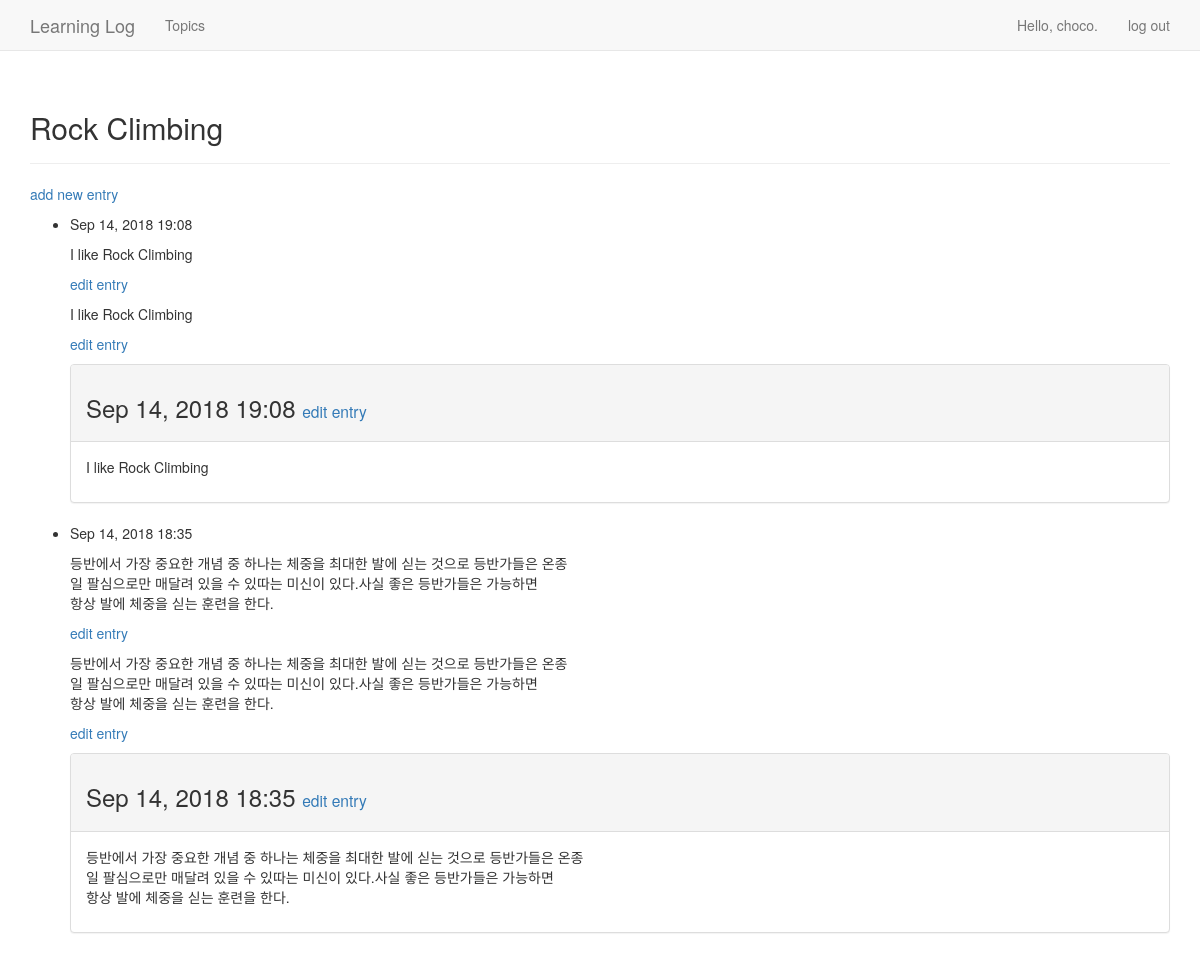
The page /topics/2/ (signed in) on the database its author committed.
### learning_logs/models.py (models this page shows, shortened)
class Topic(models.Model):
    text = models.CharField(max_length=200)
    date_added = models.DateTimeField(auto_now_add=True)
    owner = models.ForeignKey(User, on_delete = models.CASCADE)
    def __str__(self):
        return self.text

class Entry(models.Model):
    topic = models.ForeignKey(Topic, on_delete = models.CASCADE)
    text = models.TextField()
    date_added = models.DateTimeField(auto_now_add=True)
    class Meta:
        verbose_name_plural = 'entries'

### learning_logs/views.py (the view)
# urls.py: re_path(r'^topics/(?P<topic_id>\d+)/$', views.topic, name='topic'),
@login_required
def topic(request, topic_id):
    topic = Topic.objects.get(id=topic_id)
    check_user = check_topic_owner(request, topic)
    entries = topic.entry_set.order_by('-date_added')
    context = {'topic': topic, 'entries': entries}
    return render(request, 'learning_logs/topic.html', context)

### learning_logs/views.py (called while the page is built)
def check_topic_owner(request, topic):
    if topic.owner != request.user:
        raise Http404

### learning_logs/templates/learning_logs/topic.html (shortened to what this page needs)
{% extends 'learning_logs/base.html' %}
{% load bootstrap3 #}
{% block header %}
  <h2>{{ topic }}</h2>
{% block content %}
    <p>
      <a href="{% url 'learning_logs:new_entry' topic.id %}">add new entry</a>
    </p>
  <ul>
    {% for entry in entries %}
    <li>
      <p>{{ entry.date_added|date:'M d, Y H:i' }}</p>
      <p>{{ entry.text|linebreaks }}</p>
      <p>
        <a href="{% url 'learning_logs:edit_entry' entry.id %}">edit entry</a>
      </p>
      <p>{{ entry.text|linebreaks }}</p>
      <p>
        <a href="{% url 'learning_logs:edit_entry' entry.id %}">edit entry</a>
      </p>
    </li>
    <div class="panel panel-default">
      <div class="panel-heading">
        <h3>
          {{ entry.date_added|date:'M d, Y H:i' }}
          <small>
            <a href="{% url 'learning_logs:edit_entry' entry.id %}">
              edit entry</a>
          </small>
        </h3>
      </div>
      <div class="panel-body">
        {{ entry.text|linebreaks }}
      </div>
    </div>
    {% empty %}
      <li>
        There are no entries for this topic yet.
      </li>
    {% endfor %}
  </ul>
{% endblock %}

### learning_logs/templates/learning_logs/base.html (shortened to what this page needs)
{% load bootstrap3 %}
<!DOCTYPE html>
<html lang="en">
  <head>
    {% bootstrap_css %}
  </head>
  <body>
    <nav class="navbar navbar-default navbar-static-top">
      <div class="container">
        <div class="navbar-header">
          <a class="navbar-brand" href="{% url 'learning_logs:index' %}">
              Learning Log</a>
        </div>
        <div id="navbar" class="navbar-collapse collapse">
          <ul class="nav navbar-nav">
            <li><a href="{% url 'learning_logs:topics' %}">Topics</a></li>
          </ul>
          <ul class="nav navbar-nav navbar-right">
            {% if user.is_authenticated %}
              <li><a>Hello, {{ user.username }}.</a></li>
              <li><a href="{% url 'users:logout' %}">log out</a></li>
            {% else %}
              <li><a href="{% url 'users:register' %}">register</a></li>
              <li><a href="{% url 'users:login' %}">log in</a></li>
            {% endif %}
          </ul>
        </div>
      </div>
    </nav>
    <div class="container">
      <div class="page-header">
        {% block header %}{% endblock %}
      </div>
      <div>
        {% block content %}{% endblock %}
      </div>
    </div>
  </body>
</html>

### rows shown on the page
Topic: text "Rock Climbing"
Entry: date_added "Sep 14, 2018 19:08", text "I like Rock Climbing"
Entry: date_added "Sep 14, 2018 18:35", text "등반에서 가장 중요한 개념 중 하나는 체중을 최대한 발에 싣는 것으로 등반가들은 온종 일 팔심으로만 매달려 있을 수 있따는 미신이 있다.사실 좋은 등반가들은 가능하면 항상 발에 체중을 싣는 훈련을 한다."

### other values the page prints
{{ user.username }} "choco"
